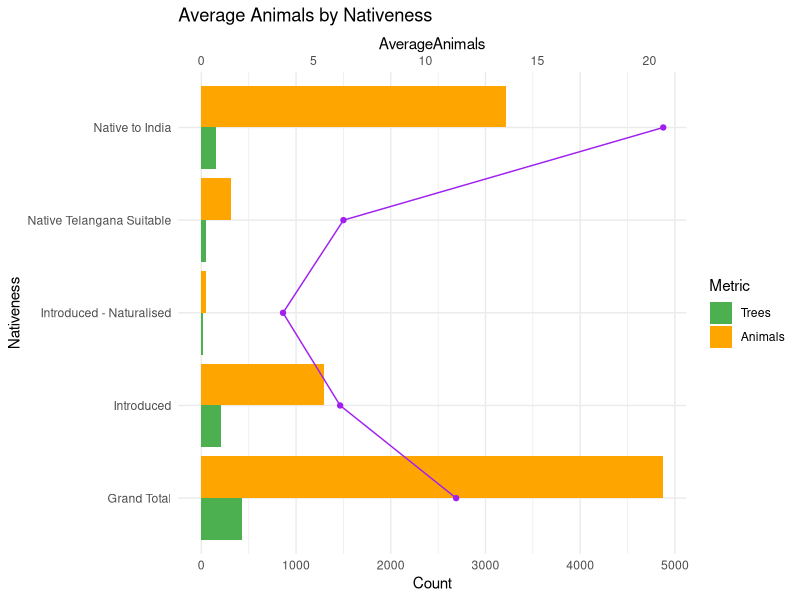

Source code (R):
# install.packages("tidyverse")
# install.packages("patchwork")

library(patchwork)
library(tidyverse)
library(dplyr)

treeData  <- read.csv("data/TreeData.csv")
animalData <- read.csv("data/AnimalData.csv")
treeAnimalData  <- read.csv("data/TreeAnimalData.csv")

colnames(treeAnimalData)
colnames(treeData)

identified_significant_tree_counts <- treeData %>%
  group_by(TreeSpeciesName) %>%
  summarize(TreeCount = n()) %>%
  arrange(desc(TreeCount)) %>%
  filter(TreeSpeciesName != "Unidentified / Other" & TreeCount > 5) 

nativeness_summary_significant <- identified_significant_tree_counts%>%
  left_join(treeData %>% select(TreeSpeciesName, Nativeness) %>% distinct(), by = "TreeSpeciesName") %>%
  group_by(Nativeness) %>%
  summarize(SpeciesCount = n(), AllTreesCount = sum(TreeCount)) %>%
  # Add a total row
  bind_rows(
    tibble(
      Nativeness = "Grand Total",
      SpeciesCount = sum(.$SpeciesCount),
      AllTreesCount = sum(.$AllTreesCount)
    )
  )

nativeness_summary_significant

# Nativeness-Animal Relation ####

# Filter treeAnimalData to include only significant tree species and join with tree counts
animal_summary_table <- treeAnimalData %>%
  filter(TreeSpeciesName %in% identified_significant_tree_counts$TreeSpeciesName) %>%
  group_by(Nativeness) %>%
  summarize(
    SUM_TotalAnimals = sum(AnimalCount, na.rm = TRUE),
  ) %>%
  # Add a total row
  bind_rows(
    tibble(
      Nativeness = "Grand Total",
      SUM_TotalAnimals = sum(.$SUM_TotalAnimals)
    )
  )

animal_summary_table

combined_summary <- nativeness_summary_significant %>%
  left_join(animal_summary_table, by = "Nativeness") %>%
  mutate(
    AVG_AnimalsPerTree = ifelse(AllTreesCount > 0, SUM_TotalAnimals / AllTreesCount, NA) 
  )

# View the combined summary
print(combined_summary)



# Single Chart ####

library(ggplot2)
library(dplyr)
library(tidyr)

# Create a data frame for plotting to handle both TreeCount, TotalAnimals, and AVG_AnimalsPerTree together
plot_data <- combined_summary %>%
  select(Nativeness, AllTreesCount, SUM_TotalAnimals, AVG_AnimalsPerTree) %>%
  pivot_longer(cols = c(AllTreesCount, SUM_TotalAnimals),
               names_to = "Metric",
               values_to = "Value")

# Define the combined plot
combined_plot <- ggplot() +
  # Add bar chart for Tree Count and Total Animals
  geom_bar(data = plot_data %>% filter(Metric %in% c("AllTreesCount", "SUM_TotalAnimals")),
           aes(x = Nativeness, y = Value, fill = Metric),
           stat = "identity", position = "dodge") +
  
  geom_line(data = combined_summary,
            aes(x = Nativeness, y = AVG_AnimalsPerTree * max(plot_data$Value) / max(combined_summary$AVG_AnimalsPerTree), group = 1),
            color = "purple") +
  geom_point(data = combined_summary,
             aes(x = Nativeness, y = AVG_AnimalsPerTree * max(plot_data$Value) / max(combined_summary$AVG_AnimalsPerTree)),
             color = "purple") +
  # Add labels and titles
  labs(title = "Average Animals by Nativeness",
       x = "Nativeness",
       y = "Count",
       fill = "Metric",
       color = "AverageAnimals") +
  theme_minimal() +
  coord_flip() +
  scale_fill_manual(values = c("AllTreesCount" = "#4CAF50", "SUM_TotalAnimals" = "orange"),
                    labels = c("Trees", "Animals")) +
  scale_color_manual(values = c("AverageAnimals" = "purple"),
                     labels = c("AverageAnimals")) +
  
  scale_y_continuous(sec.axis = sec_axis(~ . * max(combined_summary$AVG_AnimalsPerTree) / max(plot_data$Value), name = "AverageAnimals"))

# Display the combined plot
print(combined_plot)









library(ggplot2)
library(dplyr)
library(tidyr)

# Create a data frame for plotting to handle both TreeCount, TotalAnimals, and AVG_AnimalsPerTree together
plot_data <- combined_summary %>%
  select(Nativeness, AllTreesCount, SUM_TotalAnimals, AVG_AnimalsPerTree) %>%
  pivot_longer(cols = c(AllTreesCount, SUM_TotalAnimals),
               names_to = "Metric",
               values_to = "Value")

# Define the combined plot
combined_plot <- ggplot() +
  # Add bar chart for Tree Count and Total Animals
  geom_bar(data = plot_data %>% filter(Metric %in% c("AllTreesCount", "SUM_TotalAnimals")),
           aes(x = Nativeness, y = Value, fill = Metric),
           stat = "identity", position = "dodge") +
  # Add line plot for AverageAnimals
  geom_line(data = combined_summary,
            aes(x = Nativeness, y = AVG_AnimalsPerTree * max(plot_data$Value) / max(combined_summary$AVG_AnimalsPerTree), color = "AverageAnimals"),
            size = 1) +
  geom_point(data = combined_summary,
             aes(x = Nativeness, y = AVG_AnimalsPerTree * max(plot_data$Value) / max(combined_summary$AVG_AnimalsPerTree), color = "AverageAnimals"),
             size = 2) +
  # Add labels and titles
  labs(title = "Trees and Animals by Nativeness",
       x = "Nativeness",
       y = "Count",
       fill = "Metric",
       color = "AverageAnimals") +
  theme_minimal() +
  coord_flip() +
  scale_fill_manual(values = c("AllTreesCount" = "#4CAF50", "SUM_TotalAnimals" = "orange"),
                    labels = c("Trees", "Animals")) +
  scale_color_manual(values = c("AverageAnimals" = "purple"),
                     labels = c("AverageAnimals")) +
  scale_y_continuous(sec.axis = sec_axis(~ . * max(combined_summary$AVG_AnimalsPerTree) / max(plot_data$Value), name = "AverageAnimals"))

# Display the combined plot
#print(combined_plot)



# Separate charts ####

# Create a data frame for plotting to handle both TreeCount and TotalAnimals together
plot_data <- combined_summary %>%
  select(Nativeness, AllTreesCount, SUM_TotalAnimals, AVG_AnimalsPerTree) %>%
  pivot_longer(cols = c(AllTreesCount, SUM_TotalAnimals, AVG_AnimalsPerTree),
               names_to = "Metric",
               values_to = "Value")

# Plot Tree Count and Total Animals using bar chart
tree_animals_plot <- ggplot(plot_data %>% filter(Metric != "AVG_AnimalsPerTree"),
                            aes(x = Nativeness, y = Value, fill = Metric)) +
  geom_bar(stat = "identity", position = "dodge") +
  labs(title = "Tree Count and Total Animals by Nativeness",
       x = "Nativeness",
       y = "Count",
       fill = "Metric") +
  theme_minimal() +
  coord_flip() +
  scale_fill_manual(values = c("AllTreesCount" = "#4CAF50", "SUM_TotalAnimals" = "orange"),
                    labels = c("Trees", "Animals"))  # Custom labels

# Plot AverageAnimals using line plot
avg_animals_plot <- ggplot(plot_data %>% filter(Metric == "AVG_AnimalsPerTree"),
                           aes(x = Nativeness, y = Value, group = 1)) +
  geom_line(color = "purple") +
  geom_point(color = "purple") +
  labs(title = "AverageAnimals by Nativeness",
       x = "Nativeness",
       y = "AverageAnimals") +
  theme_minimal() +
  coord_flip()

# Combine plots
combined_plot <- tree_animals_plot / avg_animals_plot

# Display the combined plot
#print(combined_plot)
